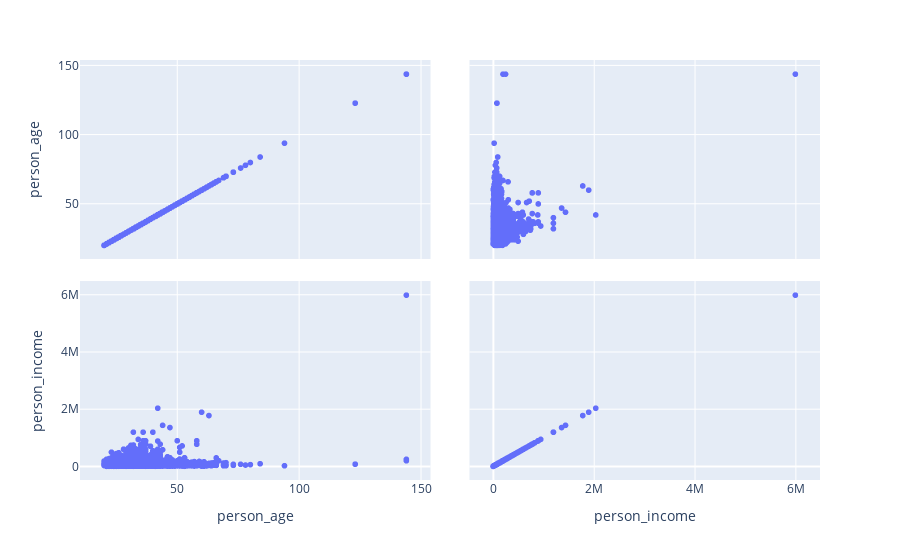

Here is the notebook cell this chart was saved with:
### Markdown cell above
- 41,26% dos clientes moram em imóveis hipotecados.
- 50,48% dos  clientes moram em imóveis alugados.
- 7,94% dos clientes tem casa própria quitada.
- 0,32% dos clientes tem imóveis em situações diversas, diferentes das principais citadas acima.

### Code cell
graphic = px.scatter_matrix(df, dimensions=['person_age','person_income'])
graphic.show()

### Figure 1 — Plotly figure (JSON) as saved in the notebook; plotly's stock layout.template omitted (floating-point values rounded to 4 significant figures; data arrays with more than 128 entries replaced by an {"elided": "..."} marker saying what was removed)
{"data": [{"dimensions": [{"axis": {"matches": true}, "label": "person_age", "values": {"elided": "32581 int values"}}, {"axis": {"matches": true}, "label": "person_income", "values": {"elided": "32581 int values"}}], "hovertemplate": "%{xaxis.title.text}=%{x}<br>%{yaxis.title.text}=%{y}<extra></extra>", "legendgroup": "", "marker": {"color": "#636efa", "symbol": "circle"}, "name": "", "showlegend": false, "type": "splom"}], "layout": {"dragmode": "select", "legend": {"tracegroupgap": 0}, "margin": {"t": 60}}}
